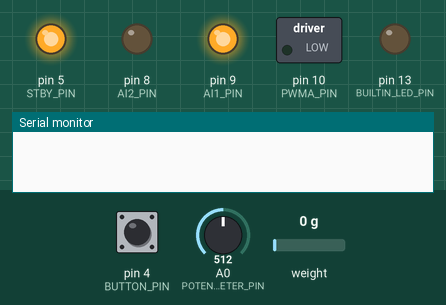
Simulated run of this sketch. Board: Arduino Uno, built with avr-gcc and run on an emulated ATmega328P. Shown: switched loads named in the sketch (green lamp = pin HIGH), output pins drawn as LEDs (lit = HIGH), the last lines printed to the serial monitor. Dashed ring = blinking. The inputs (shaded band) are chosen by the test bench; at power-on: pin 4 (BUTTON_PIN) LOW, A0 (POTENTIOMETER_PIN) = 512, weight on the scale 0 g.

Above: at 1.2 s.
1.3 s: pin 4 (BUTTON_PIN) pulled HIGH for 0.15 s
At 3.3 s:
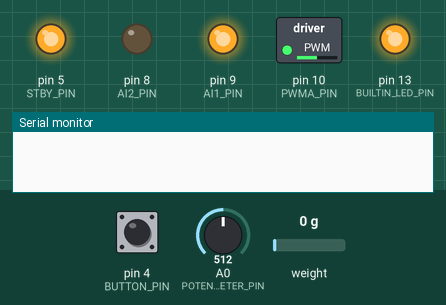
4.0 s: A0 (POTENTIOMETER_PIN) set to 716
At 4.7 s:
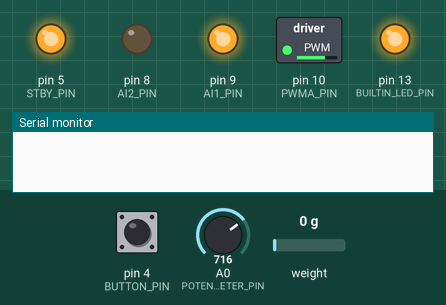
5.5 s: A0 (POTENTIOMETER_PIN) set to 900
At 6.0 s:
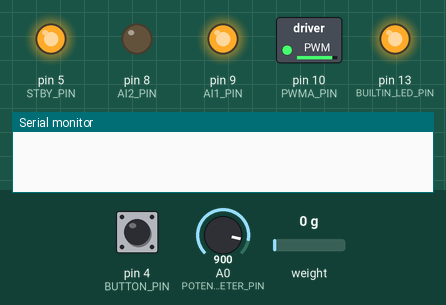
7.0 s: A0 (POTENTIOMETER_PIN) set to 122
At 8.2 s:
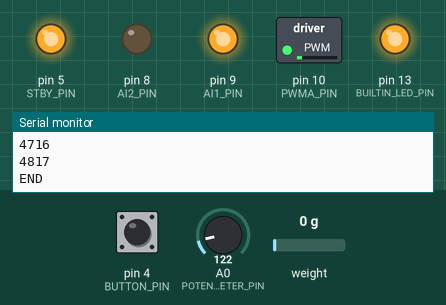
8.5 s: pin 4 (BUTTON_PIN) pulled HIGH for 1 s
At 8.66 s:
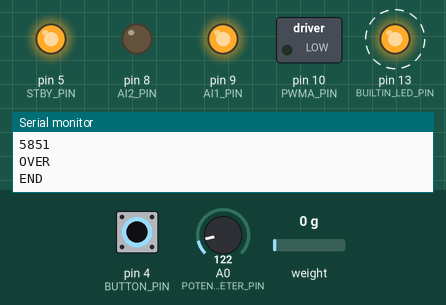
Timing chart, 0 to 12.5 s (numbered marks = the images above; inputs shaded):
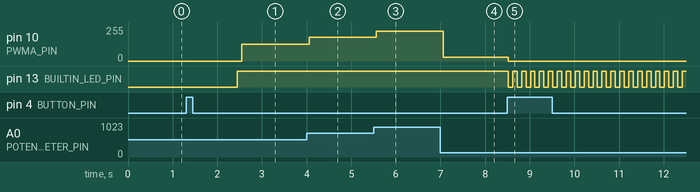

Measured:
- after the input at 1.3 s, pin 10 (PWMA_PIN): 0/255 → 127/255 after 1.3 s; pin 13 (BUILTIN_LED_PIN): LOW → HIGH after 1.2 s
- after the input at 4.0 s, pin 10 (PWMA_PIN): 127/255 → 178/255 after 0.06 s
- after the input at 5.5 s, pin 10 (PWMA_PIN): 178/255 → 224/255 after 0.06 s
- after the input at 7.0 s, pin 10 (PWMA_PIN): 224/255 → 30/255 after 0.07 s
- after the input at 8.5 s, pin 10 (PWMA_PIN): 30/255 → 0/255 at once; pin 13 (BUILTIN_LED_PIN): alternates HIGH for 0.10 s and LOW for 0.10 s, starting at once

The sketch:

practical_tx_v3.ino
```cpp
#include "HX711.h"
HX711 scale;

// Button and LED pins
const int BUTTON_PIN = 4;
const int BUILTIN_LED_PIN = 13;

// Loadcell pins
const int LOADCELL_DOUT_PIN = 2;
const int LOADCELL_SCK_PIN = 3;

// Motor driver for water pump pins
const int PWMA_PIN = 10;
const int AI2_PIN = 8;
const int AI1_PIN = 9;
const int STBY_PIN = 5;

// Manual (later setpoint setter) motor driver input via potentiometer
const int POTENTIOMETER_PIN = A0;

const int data_size = 50;
float strain[data_size];
unsigned int valve[data_size];

unsigned long time_start;
unsigned long time_now;
unsigned long time[data_size];

bool process_started = false;
bool process_finished = false;
int last_index;

void setup() {
  Serial.begin(57600);

  // ---Initalizing weight scale---
  scale.begin(LOADCELL_DOUT_PIN, LOADCELL_SCK_PIN);
  scale.set_scale(2280.f);

  // ---Initalizing motor driver for water pump---
  pinMode(PWMA_PIN, OUTPUT);
  pinMode(AI2_PIN, OUTPUT);
  pinMode(AI1_PIN, OUTPUT);
  pinMode(STBY_PIN, OUTPUT);

  digitalWrite(STBY_PIN, HIGH);

  // Forward rotation
  digitalWrite(AI1_PIN, HIGH);
  digitalWrite(AI2_PIN, LOW);


  // ---Initalizing button related pins---
  pinMode(BUILTIN_LED_PIN, OUTPUT);
  pinMode(BUTTON_PIN, INPUT);

  digitalWrite(BUILTIN_LED_PIN, LOW);
}

void loop() {
  while (process_finished == true) {
    digitalWrite(BUILTIN_LED_PIN, LOW);
    delay(100);
    digitalWrite(BUILTIN_LED_PIN, HIGH);
    delay(100);
   }

  if (process_started == false) {  // Button must be pushed for the system to start
    while (digitalRead(BUTTON_PIN) == LOW) { }
      while (digitalRead(BUTTON_PIN) == HIGH) { }
      scale.tare();
      process_started = true;
      digitalWrite(BUILTIN_LED_PIN, HIGH);
      time_start = millis();
  }

  last_index = 0;
  for (int i = 0; i < data_size; i++) {
    time[i] = millis() - time_start;

    // ---Strain Process and Data Sample---
    while (scale.is_ready() == 0) { } // This introduces a delay of around 100 ms to get strain sample
    strain[i] = scale.get_units();

    // ---Valve Process and Data Sample---
    valve[i] = map(analogRead(POTENTIOMETER_PIN), 0, 1023, 0, 255);
    analogWrite(PWMA_PIN, valve[i]);

    // This serves somewhat as an interupt which ceases data collection at the current point and begins transmission followed by cleanup
    last_index = i;
    if (digitalRead(BUTTON_PIN) == HIGH) {break;}
  }

  //Serial.println("Time Before Transmission");
  //Serial.println(millis());
  Serial.println("SD");
  for (int i = 0; i < last_index; i++) {
    Serial.println(strain[i]);
  }
  Serial.println("VD");
  for (int i = 0; i < last_index; i++) {
    Serial.println(valve[i]);
  }
  Serial.println("TD");
  for (int i = 0; i < last_index; i++) {
    Serial.println(time[i]);
  }
  //Serial.println("Time After Transmission");
  //Serial.println(millis());

  if (digitalRead(BUTTON_PIN) == HIGH) {  // Must hold the button down so that the system wraps up what it is doing and stops
    process_finished = true;
    Serial.println("OVER");
    digitalWrite(BUILTIN_LED_PIN, LOW);

    analogWrite(PWMA_PIN, 0);
  }

  Serial.println("END");
}
```
